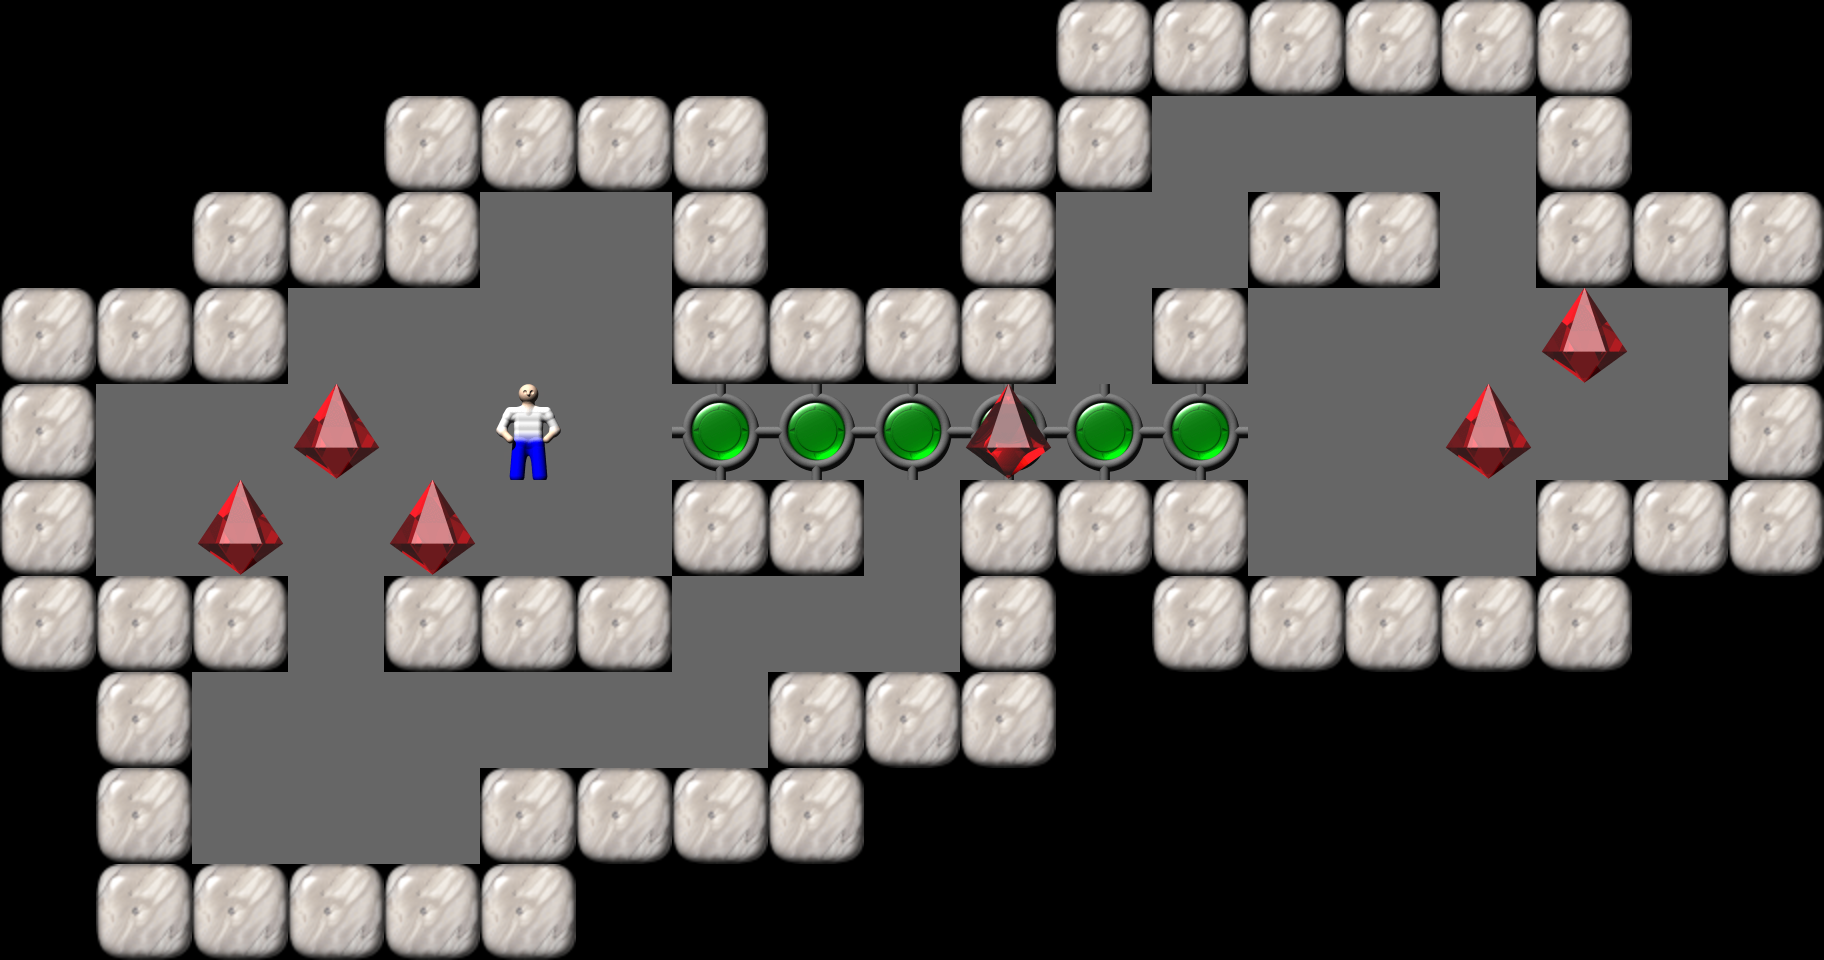

This game map was drawn from its Tiled (.tmx) file and the tilesets committed beside it. A one-line description and the trimmed map source follow:
An orthogonal 19x10 tile map with 96x96 px tiles, 1 tile layer (Tile Layer 1).

<map version="1.0" orientation="orthogonal" width="19" height="10" tilewidth="96" tileheight="96">
  <properties>
    <property name="Title" value="6" />
  </properties>
  <tileset source="Sokoban.tsx" firstgid="1" />
  <layer name="Tile Layer 1" width="19" height="10">
    <data>[190 cells, 190 non-empty, 7 distinct tile ids]</data>
  </layer>
</map>
